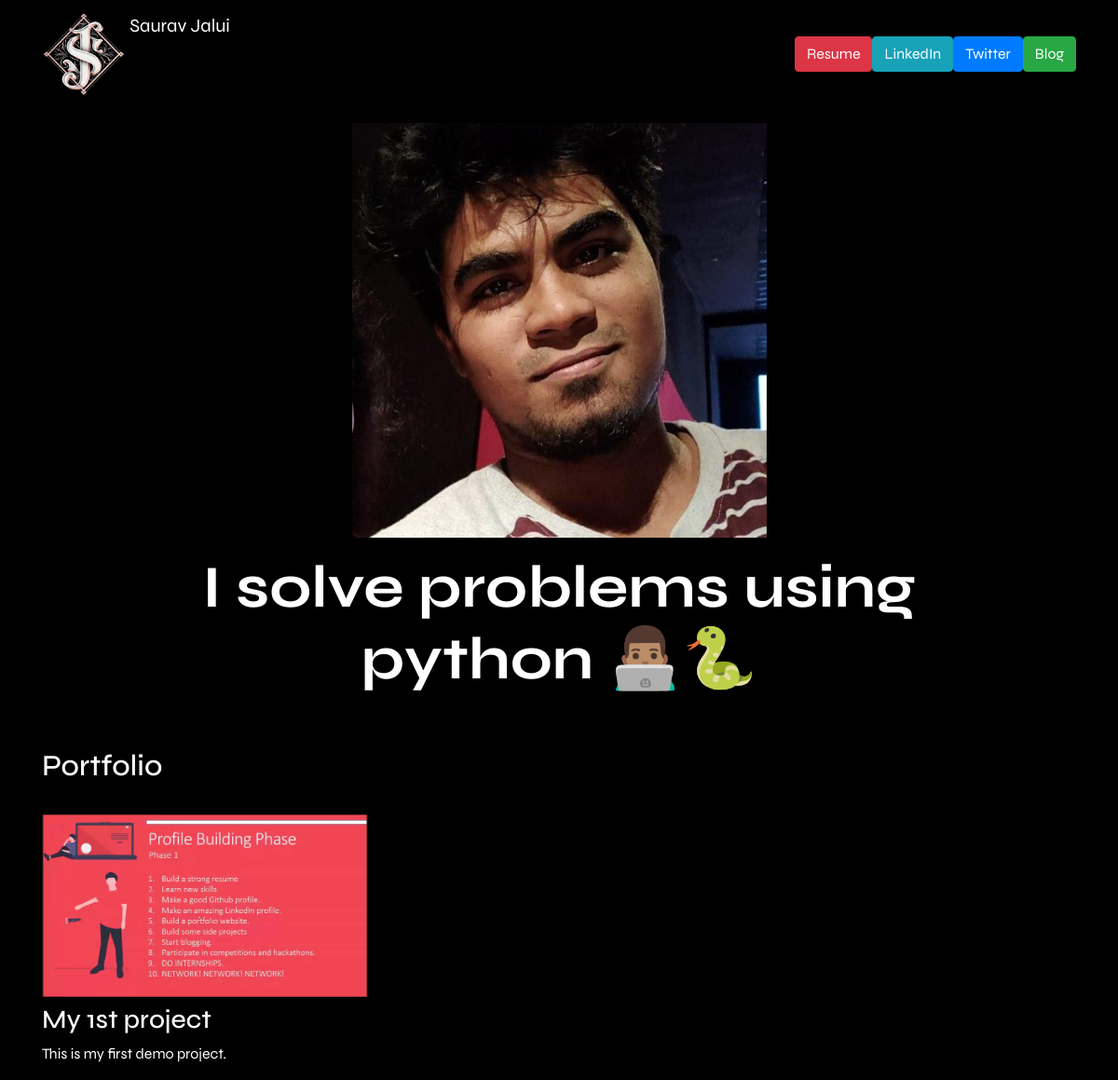
The page / on the database its author committed.
### portfolio/models.py (models this page shows, shortened)
class Project(models.Model):
    title = models.CharField(max_length=100)
    description = models.CharField(max_length=250)
    image = models.ImageField(upload_to='portfolio/images/')
    url = models.URLField(blank=True)

### portfolio/views.py (the view)
# urls.py: 2. Add a URL to urlpatterns:  path('', views.home, name='home')
def home(request):
    projects = Project.objects.all()
    return render(request, 'portfolio/home.html',{'projects':projects})

### portfolio/templates/portfolio/home.html
{% extends "portfolio/base.html" %}
{% load static %}
{% block content %}
<div class="row justify-content-center my-3">
  <div class="col-5">
    <img src="{% static 'portfolio/profilepicture.jpg' %}" class="img-fluid">
  </div>
</div>
<div class="row justify-content-center mb-3">
  <div class="col-md-9 text-center">
    <h1 id="hometext" class="font-weight-bold">I solve problems using python 👨🏽‍💻🐍</h1>
  </div>
</div>
<h2 class="mt-5">Portfolio</h2>
<hr>
<div class="row">
  {% for project in projects %}
  <div class="col-lg-4 col-md-6">
    {% if project.url %}
    <a href="{{ project.url }}">
      <img src="{{ project.image.url }}" class="img-fluid mb-2">
    </a>
    {% else %}
    <img src="{{ project.image.url }}" class="img-fluid mb-2">
    {% endif %}
    <h3>{{ project.title }}</h3>
    <p>{{ project.description }}</p>
  </div>
  {% endfor %}
</div>
{% endblock %}

### portfolio/templates/portfolio/base.html (shortened to what this page needs)
{% load static %}
<!doctype html>
<html lang="en">
<head>
  <link rel="stylesheet" href="https://stackpath.bootstrapcdn.com/bootstrap/4.4.1/css/bootstrap.min.css">
  <link rel="stylesheet" href="{% static "portfolio/custom.css" %}">
</head>
<body style="background-color:#000000" >
  <nav id="topNav" class="navbar navbar-expand-md navbar-light">
    <div class="container">
      <a class="navbar-brand" href="{% url 'home' %}">
        <img src="{% static "portfolio/Logo.png" %}" width="90" height="90" class="d-inline-block align-top" alt="Saurav's Logo">
        <span style="color: white";> Saurav Jalui</span>
      </a>
      <div class="collapse navbar-collapse text-center" id="navbarNav">
        <ul class="navbar-nav ml-auto">
          <li class="nav-item">
            <a class="btn btn-danger" href="{% static "portfolio/SauravJalui.pdf" %}">Resume</a>
          </li>
          <li class="nav-item">
            <a class="btn btn-info" href="https://www.linkedin.com/in/SauravJalui/" target="_blank" >LinkedIn</a>
          </li>
          <li class="nav-item">
            <a class="btn btn-primary" href="https://twitter.com/JaluiSaurav"target="_blank">Twitter</a>
          </li>
          <li>
            <a role="button" href="{% url 'blog:all_blogs' %}" class="btn btn-success">Blog</a>
          </li>
        </ul>
      </div>
    </div>
  </nav>
  <div class="container">
    {% block content %}{% endblock %}
  </div>
</body>
</html>

### portfolio/static/portfolio/custom.css (style rules this page uses)
body { color: rgb(255, 255, 255); font-family: 'Expletus Sans', cursive; font-family: 'Montserrat', sans-serif; font-family: 'Syne', sans-serif; }
@media (min-width: 992px) { #hometext { font-size: 4rem; } }

### rows shown on the page
Project: image (picture), title "My 1st project", description "This is my first demo project."
